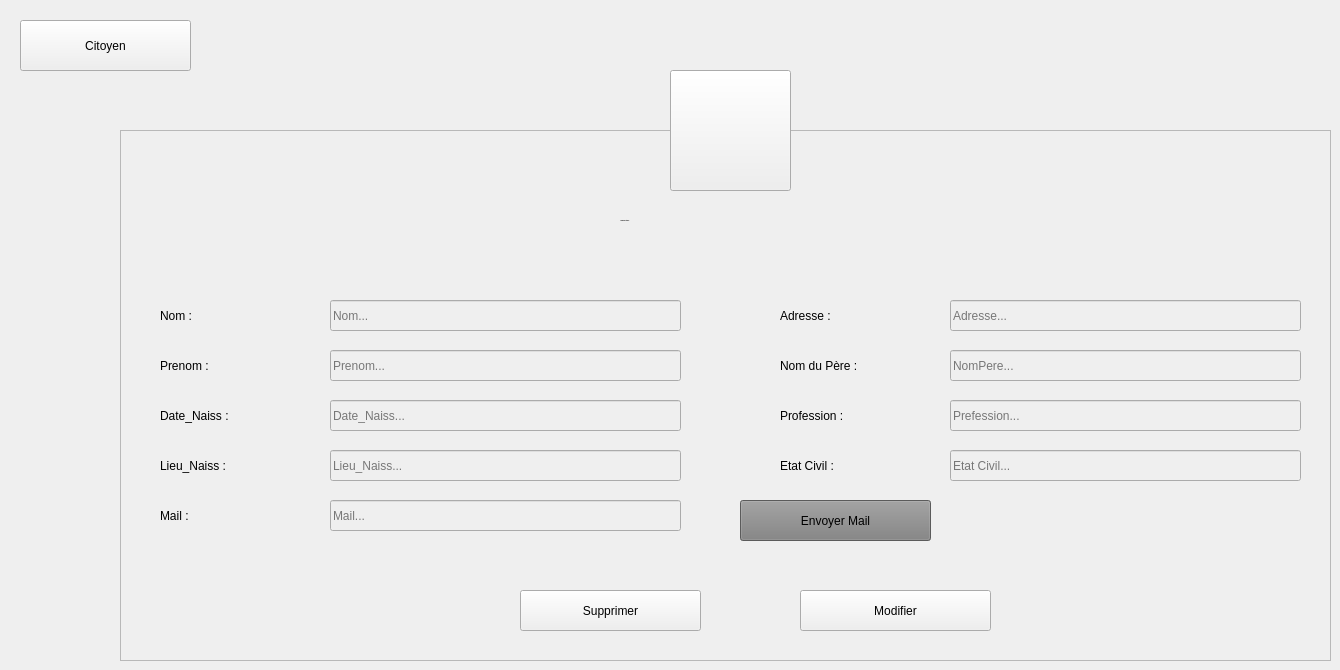
    <widget class="QWidget" name="Profile_Citoyen">
     <widget class="QFrame" name="frame_10">
      <property name="geometry">
       <rect>
        <x>120</x>
        <y>130</y>
        <width>1211</width>
        <height>531</height>
       </rect>
      </property>
      <property name="styleSheet">
       <string notr="true"/>
      </property>
      <property name="frameShape">
       <enum>QFrame::StyledPanel</enum>
      </property>
      <property name="frameShadow">
       <enum>QFrame::Raised</enum>
      </property>
      <widget class="QLabel" name="L_AjouterCitoyen_3">
       <property name="geometry">
        <rect>
         <x>500</x>
         <y>70</y>
         <width>281</width>
         <height>41</height>
        </rect>
       </property>
       <property name="font">
        <font>
         <family>century gothic</family>
         <pointsize>-1</pointsize>
         <weight>75</weight>
         <bold>true</bold>
        </font>
       </property>
       <property name="styleSheet">
        <string notr="true">background: transparent;</string>
       </property>
       <property name="text">
        <string>  Profile de Citoyen</string>
       </property>
      </widget>
      <widget class="QLabel" name="L_PNomCitoyen">
       <property name="geometry">
        <rect>
         <x>40</x>
         <y>170</y>
         <width>121</width>
         <height>31</height>
        </rect>
       </property>
       <property name="styleSheet">
        <string notr="true">background: transparent;</string>
       </property>
       <property name="text">
        <string>Nom :</string>
       </property>
      </widget>
      <widget class="QLabel" name="L_PPrenomCitoyen">
       <property name="geometry">
        <rect>
         <x>40</x>
         <y>220</y>
         <width>121</width>
         <height>31</height>
        </rect>
       </property>
       <property name="styleSheet">
        <string notr="true">background: transparent;</string>
       </property>
       <property name="text">
        <string>Prenom :</string>
       </property>
      </widget>
      <widget class="QLabel" name="L_PDateNaissCit">
       <property name="geometry">
        <rect>
         <x>40</x>
         <y>270</y>
         <width>131</width>
         <height>31</height>
        </rect>
       </property>
       <property name="styleSheet">
        <string notr="true">background: transparent;</string>
       </property>
       <property name="text">
        <string>Date_Naiss :</string>
       </property>
      </widget>
      <widget class="QLabel" name="L_PLieuNaissCit">
       <property name="geometry">
        <rect>
         <x>40</x>
         <y>320</y>
         <width>141</width>
         <height>31</height>
        </rect>
       </property>
       <property name="styleSheet">
        <string notr="true">background: transparent;</string>
       </property>
       <property name="text">
        <string>Lieu_Naiss :</string>
       </property>
      </widget>
      <widget class="QLabel" name="L_PMailCitoyen">
       <property name="geometry">
        <rect>
         <x>40</x>
         <y>370</y>
         <width>141</width>
         <height>31</height>
        </rect>
       </property>
       <property name="styleSheet">
        <string notr="true">background: transparent;</string>
       </property>
       <property name="text">
        <string>Mail :</string>
       </property>
      </widget>
      <widget class="QLineEdit" name="LE_PNomCitoyen">
       <property name="enabled">
        <bool>false</bool>
       </property>
       <property name="geometry">
        <rect>
         <x>210</x>
         <y>170</y>
         <width>351</width>
         <height>31</height>
        </rect>
       </property>
       <property name="placeholderText">
        <string>Nom...</string>
       </property>
      </widget>
      <widget class="QLineEdit" name="LE_PPrenomCitoyen">
       <property name="enabled">
        <bool>false</bool>
       </property>
       <property name="geometry">
        <rect>
         <x>210</x>
         <y>220</y>
         <width>351</width>
         <height>31</height>
        </rect>
       </property>
       <property name="placeholderText">
        <string>Prenom...</string>
       </property>
      </widget>
      <widget class="QLineEdit" name="LE_PDateNaissCit">
       <property name="enabled">
        <bool>false</bool>
       </property>
       <property name="geometry">
        <rect>
         <x>210</x>
         <y>270</y>
         <width>351</width>
         <height>31</height>
        </rect>
       </property>
       <property name="placeholderText">
        <string>Date_Naiss...</string>
       </property>
      </widget>
      <widget class="QLineEdit" name="LE_PLieuNaissCit">
       <property name="enabled">
        <bool>false</bool>
       </property>
       <property name="geometry">
        <rect>
         <x>210</x>
         <y>320</y>
         <width>351</width>
         <height>31</height>
        </rect>
       </property>
       <property name="placeholderText">
        <string>Lieu_Naiss...</string>
       </property>
      </widget>
      <widget class="QLineEdit" name="LE_PMailCitoyen">
       <property name="enabled">
        <bool>false</bool>
       </property>
       <property name="geometry">
        <rect>
         <x>210</x>
         <y>370</y>
         <width>351</width>
         <height>31</height>
        </rect>
       </property>
       <property name="text">
        <string/>
       </property>
       <property name="placeholderText">
        <string>Mail...</string>
       </property>
      </widget>
      <widget class="QPushButton" name="B_MConfirmerCitoyen_2">
       <property name="geometry">
        <rect>
         <x>680</x>
         <y>460</y>
         <width>191</width>
         <height>41</height>
        </rect>
       </property>
       <property name="text">
        <string>Modifier</string>
       </property>
       <property name="icon">
        <iconset resource="ressources.qrc">
         <normaloff>:/ressources/image/edit.png</normaloff>:/ressources/image/edit.png</iconset>
       </property>
       <property name="iconSize">
        <size>
         <width>20</width>
         <height>20</height>
        </size>
       </property>
      </widget>
      <widget class="QPushButton" name="B_SupprimerCitoyen">
       <property name="geometry">
        <rect>
         <x>400</x>
         <y>460</y>
         <width>181</width>
         <height>41</height>
        </rect>
       </property>
       <property name="styleSheet">
        <string notr="true"/>
       </property>
       <property name="text">
        <string>Supprimer</string>
       </property>
       <property name="icon">
        <iconset resource="ressources.qrc">
         <normaloff>:/ressources/image/close.png</normaloff>:/ressources/image/close.png</iconset>
       </property>
       <property name="iconSize">
        <size>
         <width>16</width>
         <height>16</height>
        </size>
       </property>
      </widget>
      <widget class="QLabel" name="L_PAdresseCit">
       <property name="geometry">
        <rect>
         <x>660</x>
         <y>170</y>
         <width>121</width>
         <height>31</height>
        </rect>
       </property>
       <property name="styleSheet">
        <string notr="true">background: transparent;</string>
       </property>
       <property name="text">
        <string>Adresse :</string>
       </property>
      </widget>
      <widget class="QLineEdit" name="LE_PProfessionCit">
       <property name="enabled">
        <bool>false</bool>
       </property>
       <property name="geometry">
        <rect>
         <x>830</x>
         <y>270</y>
         <width>351</width>
         <height>31</height>
        </rect>
       </property>
       <property name="placeholderText">
        <string>Prefession...</string>
       </property>
      </widget>
      <widget class="QLineEdit" name="LE_PAdresseCit">
       <property name="enabled">
        <bool>false</bool>
       </property>
       <property name="geometry">
        <rect>
         <x>830</x>
         <y>170</y>
         <width>351</width>
         <height>31</height>
        </rect>
       </property>
       <property name="placeholderText">
        <string>Adresse...</string>
       </property>
      </widget>
      <widget class="QLabel" name="L_PNomPereCit">
       <property name="geometry">
        <rect>
         <x>660</x>
         <y>220</y>
         <width>151</width>
         <height>31</height>
        </rect>
       </property>
       <property name="styleSheet">
        <string notr="true">background: transparent;</string>
       </property>
       <property name="text">
        <string>Nom du Père :</string>
       </property>
      </widget>
      <widget class="QLineEdit" name="LE_PNomPereCit">
       <property name="enabled">
        <bool>false</bool>
       </property>
       <property name="geometry">
        <rect>
         <x>830</x>
         <y>220</y>
         <width>351</width>
         <height>31</height>
        </rect>
       </property>
       <property name="placeholderText">
        <string>NomPere...</string>
       </property>
      </widget>
      <widget class="QLabel" name="L_PProfessionCit">
       <property name="geometry">
        <rect>
         <x>660</x>
         <y>270</y>
         <width>131</width>
         <height>31</height>
        </rect>
       </property>
       <property name="styleSheet">
        <string notr="true">background: transparent;</string>
       </property>
       <property name="text">
        <string>Profession :</string>
       </property>
      </widget>
      <widget class="QLabel" name="L_PEtatCitoyen">
       <property name="geometry">
        <rect>
         <x>660</x>
         <y>320</y>
         <width>141</width>
         <height>31</height>
        </rect>
       </property>
       <property name="styleSheet">
        <string notr="true">background: transparent;</string>
       </property>
       <property name="text">
        <string>Etat Civil :</string>
       </property>
      </widget>
      <widget class="QLineEdit" name="LE_PEtatCitoyen">
       <property name="enabled">
        <bool>false</bool>
       </property>
       <property name="geometry">
        <rect>
         <x>830</x>
         <y>320</y>
         <width>351</width>
         <height>31</height>
        </rect>
       </property>
       <property name="placeholderText">
        <string>Etat Civil...</string>
       </property>
      </widget>
      <widget class="QPushButton" name="B_EnvoyeMail">
       <property name="geometry">
        <rect>
         <x>620</x>
         <y>370</y>
         <width>191</width>
         <height>41</height>
        </rect>
       </property>
       <property name="styleSheet">
        <string notr="true">background: Grey;

</string>
       </property>
       <property name="text">
        <string>Envoyer Mail</string>
       </property>
       <property name="icon">
        <iconset resource="ressources.qrc">
         <normaloff>:/ressources/image/edit.png</normaloff>:/ressources/image/edit.png</iconset>
       </property>
       <property name="iconSize">
        <size>
         <width>20</width>
         <height>20</height>
        </size>
       </property>
      </widget>
     </widget>
     <widget class="QToolButton" name="toolButton_15">
      <property name="geometry">
       <rect>
        <x>670</x>
        <y>70</y>
        <width>121</width>
        <height>121</height>
       </rect>
      </property>
      <property name="styleSheet">
       <string notr="true"/>
      </property>
      <property name="text">
       <string/>
      </property>
      <property name="icon">
       <iconset resource="ressources.qrc">
        <normaloff>:/ressources/image/systeme-de-population.png</normaloff>:/ressources/image/systeme-de-population.png</iconset>
      </property>
      <property name="iconSize">
       <size>
        <width>64</width>
        <height>64</height>
       </size>
      </property>
     </widget>
     <widget class="QPushButton" name="B_returnCitoyen">
      <property name="geometry">
       <rect>
        <x>20</x>
        <y>20</y>
        <width>171</width>
        <height>51</height>
       </rect>
      </property>
      <property name="text">
       <string>Citoyen</string>
      </property>
      <property name="icon">
       <iconset resource="ressources.qrc">
        <normaloff>:/ressources/image/back-arrow.png</normaloff>:/ressources/image/back-arrow.png</iconset>
      </property>
      <property name="iconSize">
       <size>
        <width>20</width>
        <height>20</height>
       </size>
      </property>
     </widget>
    </widget>
